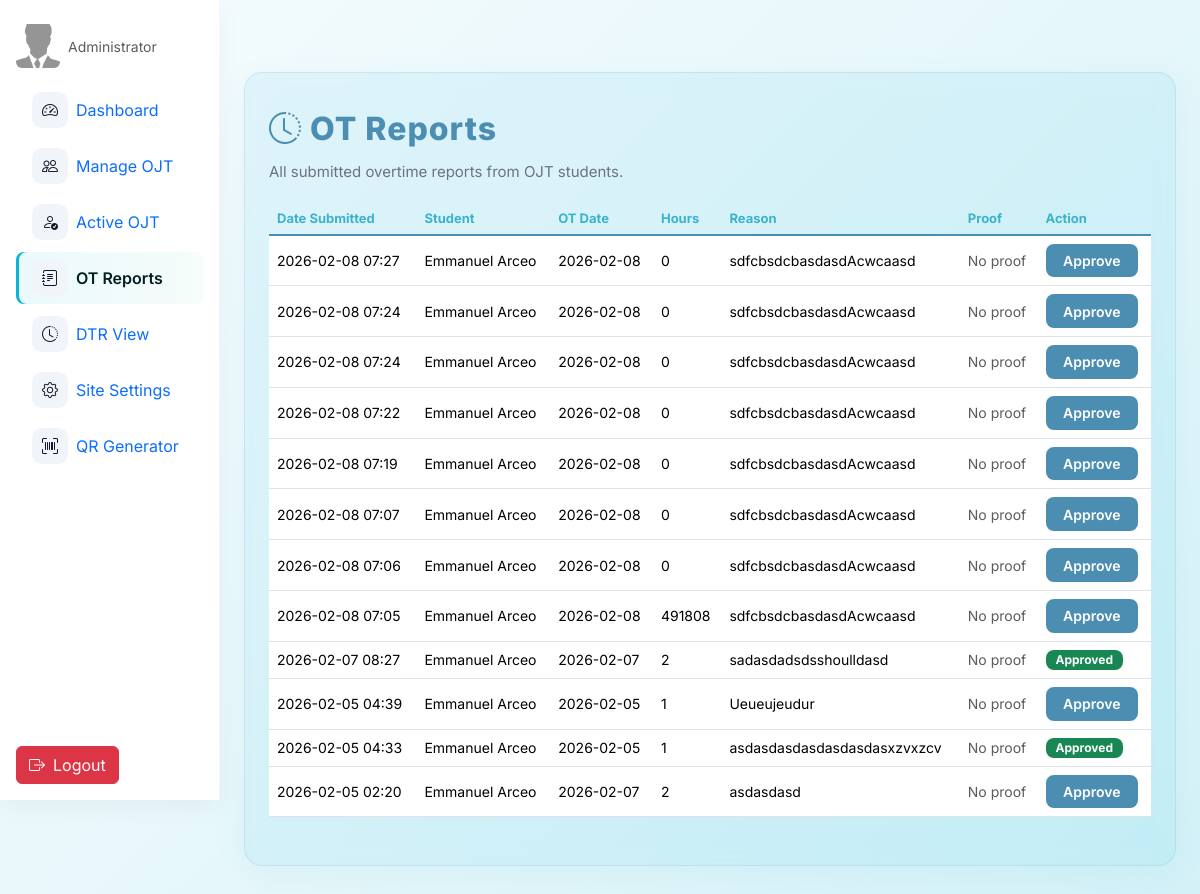
The page /admin/otreports.php (signed in) on the database its author committed.
### tables this page shows
CREATE TABLE `ot_reports` (
  `id` int(11) NOT NULL,
  `student_id` int(11) NOT NULL,
  `ot_hours` int(11) NOT NULL,
  `ot_date` date NOT NULL,
  `ot_reason` text NOT NULL,
  `recipient` varchar(20) NOT NULL,
  `submitted_at` timestamp NOT NULL DEFAULT current_timestamp(),
  `approved` tinyint(1) DEFAULT 0,
  `decline_reason` text DEFAULT NULL
);

CREATE TABLE `users` (
  `id` int(11) NOT NULL,
  `username` varchar(50) NOT NULL,
  `email` varchar(100) NOT NULL,
  `password` varchar(255) NOT NULL,
  `role` enum('super_admin','admin','ojt') NOT NULL,
  `fname` varchar(50) DEFAULT NULL,
  `mname` varchar(225) DEFAULT NULL,
  `lname` varchar(50) DEFAULT NULL,
  `position` varchar(100) DEFAULT NULL,
  `age` int(11) DEFAULT NULL,
  `mobile` varchar(15) DEFAULT NULL,
  `school_org` varchar(100) DEFAULT NULL,
  `full_name` varchar(100) DEFAULT NULL,
  `bio` varchar(255) DEFAULT NULL,
  `profile_img` varchar(255) DEFAULT NULL,
  `adviser_id` int(11) DEFAULT NULL,
  `status` enum('active','restricted') NOT NULL DEFAULT 'active'
);

### admin/otreports.php (the view, shortened to what this page needs)
<?php
include 'nav.php';
$role = $_SESSION['role'];
function calculateActualOtHours($oat, $student_id, $ot_date) {
    $stmt = $oat->prepare("SELECT default_time_out FROM site_settings LIMIT 1");
    $stmt->execute();
    $settings = $stmt->get_result()->fetch_assoc();
    $default_time_out = $settings['default_time_out'] ?? '17:00:00';
    $user_policy_time_out = $default_time_out;
    $stmt = $oat->prepare("SELECT tg.time_out FROM user_time_groups utg JOIN time_groups tg ON utg.group_id = tg.id WHERE utg.user_id = ? LIMIT 1");
    $stmt->bind_param("i", $student_id);
    $stmt->execute();
    $group = $stmt->get_result()->fetch_assoc();
    if ($group) {
        $user_policy_time_out = $group['time_out'];
    }
    $stmt = $oat->prepare("SELECT time_out FROM ojt_records WHERE user_id = ? AND date = ?");
    $stmt->bind_param("is", $student_id, $ot_date);
    $stmt->execute();
    $record = $stmt->get_result()->fetch_assoc();
    $actual_ot_hours = 0;
    $actual_time_out_display = 'N/A';
    if ($record && $record['time_out'] && $record['time_out'] !== '00:00:00') {
        $actual_time_out = strtotime($record['time_out']);
        $policy_time_out_ts = strtotime($user_policy_time_out);
        $actual_ot_hours = max(0, ($actual_time_out - $policy_time_out_ts) / 3600);
        $actual_time_out_display = date('g:i A', $actual_time_out);
    }
    return [$actual_ot_hours, $actual_time_out_display];
}
if ($role === 'super_admin' || $role === 'adviser') {
    $reports = $oat->query("
        SELECT ot.*, u.fname, u.lname
        FROM ot_reports ot
        LEFT JOIN users u ON ot.student_id = u.id
        ORDER BY ot.submitted_at DESC
    ");
}
?>
<!DOCTYPE html>
<html lang="en">
<head>
    <link href="https://cdn.jsdelivr.net/npm/bootstrap@5.3.2/dist/css/bootstrap.min.css" rel="stylesheet">
    <link rel="stylesheet" href="https://cdn.jsdelivr.net/npm/bootstrap-icons@1.11.1/font/bootstrap-icons.css">
</head>
<body>
    <main class="wrap">
        <div class="glass">
            <div class="title"><i class="bi bi-clock-history me-2"></i>OT Reports</div>
            <div class="subtitle">All submitted overtime reports from OJT students.</div>
            <div class="table-responsive">
                <table class="table align-middle">
                    <thead>
                        <tr>
                            <th>Date Submitted</th>
                            <th>Student</th>
                            <th>OT Date</th>
                            <th>Hours</th>
                            <th>Reason</th>
                            <th>Proof</th>
                            <th>Action</th>
                        </tr>
                    </thead>
                    <tbody>
                        <?php if ($reports && $reports->num_rows > 0): ?>
                            <?php while($row = $reports->fetch_assoc()):
                                list($actual_ot_hours, $actual_time_out_display) = calculateActualOtHours($oat, $row['student_id'], $row['ot_date']);
                                $hours_part = floor($actual_ot_hours);
                                $minutes_part = round(($actual_ot_hours - $hours_part) * 60);
                                $actual_ot_hours_display = $hours_part . ' hours ' . $minutes_part . ' minutes';
                            ?>
                                <tr>
                                    <td><?= htmlspecialchars(date('Y-m-d H:i', strtotime($row['submitted_at']))) ?></td>
                                    <td><?= htmlspecialchars($row['fname'] . ' ' . $row['lname']) ?></td>
                                    <td><?= htmlspecialchars($row['ot_date']) ?></td>
                                    <td><?= htmlspecialchars($row['ot_hours']) ?></td>
                                    <td><?= nl2br(htmlspecialchars($row['ot_reason'])) ?></td>
                                    <td>
                                        <?php if (!empty($row['proof_path'])): ?>
                                            <a href="<?= htmlspecialchars($row['proof_path']) ?>" target="_blank" class="btn btn-sm btn-outline-primary">View Proof</a>
                                        <?php else: ?>
                                            <span class="text-muted">No proof</span>
                                        <?php endif; ?>
                                    </td>
                                    <td>
                                        <?php if (empty($row['approved'])): ?>
                                            <button
                                                class="btn btn-approve btn-sm"
                                                onclick="openApproveModal(
                                                    <?= $row['id'] ?>,
                                                    '<?= htmlspecialchars($row['fname'] . ' ' . $row['lname']) ?>',
                                                    '<?= htmlspecialchars($row['ot_date']) ?>',
                                                    '<?= htmlspecialchars($row['ot_hours']) ?>',
                                                    '<?= htmlspecialchars($row['ot_reason']) ?>',
                                                    '<?= htmlspecialchars($actual_ot_hours_display) ?>',
                                                    '<?= htmlspecialchars($actual_time_out_display) ?>',
                                                    <?= $actual_ot_hours ?>
                                                )"
                                            >
                                                Approve
                                            </button>
                                        <?php else: ?>
                                            <span class="badge bg-success">Approved</span>
                                        <?php endif; ?>
                                    </td>
                                </tr>
                            <?php endwhile; ?>
                        <?php else: ?>
                            <tr>
                                <td colspan="7" class="text-center text-muted">No OT reports found.</td>
                            </tr>
                        <?php endif; ?>
                    </tbody>
                </table>
            </div>
        </div>
    </main>
</body>
</html>

### admin/nav.php (style rules this page uses)
:root { --sb-w:220px; --sb-cw:72px; }
body { padding-left: var(--sb-w); transition: padding-left .18s ease; font-family: 'Inter', sans-serif; }

### admin/otreports.php (style rules this page uses)
:root { --primary: #4c8eb1; --primary-dark: #3cb2cc; --glass-bg: rgba(255,255,255,0.85); --glass-border: rgba(76,142,177,0.13); --muted: #6b7280; }
body { font-family: "Inter", system-ui, -apple-system, "Segoe UI", Roboto, "Helvetica Neue", Arial; margin:0; min-height:100vh; background: linear-gradient(135deg, #f6fcfe 0%, #e3f6fa 60%, #d2f1f7 100%); color:#0f172a; -webkit-font-smoothing:antialiased; }
.wrap { max-width:1100px; margin:48px auto; padding:24px; }
.glass { background: rgba(60, 178, 204, 0.09); border: 1px solid rgba(76,142,177,0.13); box-shadow: 0 8px 30px rgba(60,178,204,0.08); backdrop-filter: blur(8px) saturate(120%); border-radius:18px; padding:32px 24px; }
.title { font-size:2rem; font-weight:800; color:var(--primary); margin-bottom:8px; letter-spacing: 1px; }
.subtitle { font-size:15px; color:var(--muted); margin-bottom:18px; }
.table thead th { color:var(--primary-dark); font-size:13px; font-weight:700; background:transparent; border-bottom:2px solid var(--primary); }
.table td { font-size:14px; vertical-align:middle; }
.badge { font-size:12px; padding:4px 10px; border-radius:8px; }
.btn-approve { background: var(--primary); color: #fff; border: none; font-weight: 600; border-radius: 8px; padding: 0.4rem 1.1rem; transition: background 0.2s; }

### rows shown on the page
ot_reports: submitted_at "2026-02-08 07:27", student.lname "Emmanuel Arceo", ot_date "2026-02-08", ot_hours "0", ot_reason "sdfcbsdcbasdasdAcwcaasd"
ot_reports: submitted_at "2026-02-08 07:24", student.lname "Emmanuel Arceo", ot_date "2026-02-08", ot_hours "0", ot_reason "sdfcbsdcbasdasdAcwcaasd"
ot_reports: submitted_at "2026-02-08 07:24", student.lname "Emmanuel Arceo", ot_date "2026-02-08", ot_hours "0", ot_reason "sdfcbsdcbasdasdAcwcaasd"
ot_reports: submitted_at "2026-02-08 07:22", student.lname "Emmanuel Arceo", ot_date "2026-02-08", ot_hours "0", ot_reason "sdfcbsdcbasdasdAcwcaasd"
ot_reports: submitted_at "2026-02-08 07:19", student.lname "Emmanuel Arceo", ot_date "2026-02-08", ot_hours "0", ot_reason "sdfcbsdcbasdasdAcwcaasd"
ot_reports: submitted_at "2026-02-08 07:07", student.lname "Emmanuel Arceo", ot_date "2026-02-08", ot_hours "0", ot_reason "sdfcbsdcbasdasdAcwcaasd"
ot_reports: submitted_at "2026-02-08 07:06", student.lname "Emmanuel Arceo", ot_date "2026-02-08", ot_hours "0", ot_reason "sdfcbsdcbasdasdAcwcaasd"
ot_reports: submitted_at "2026-02-08 07:05", student.lname "Emmanuel Arceo", ot_date "2026-02-08", ot_hours "491808", ot_reason "sdfcbsdcbasdasdAcwcaasd"
ot_reports: submitted_at "2026-02-07 08:27", student.lname "Emmanuel Arceo", ot_date "2026-02-07", ot_hours "2", ot_reason "sadasdadsdsshoulldasd", approved "Approved"
ot_reports: submitted_at "2026-02-05 04:39", student.lname "Emmanuel Arceo", ot_date "2026-02-05", ot_hours "1", ot_reason "Ueueujeudur"
ot_reports: submitted_at "2026-02-05 04:33", student.lname "Emmanuel Arceo", ot_date "2026-02-05", ot_hours "1", ot_reason "asdasdasdasdasdasdasxzvxzcv", approved "Approved"
ot_reports: submitted_at "2026-02-05 02:20", student.lname "Emmanuel Arceo", ot_date "2026-02-07", ot_hours "2", ot_reason "asdasdasd"
